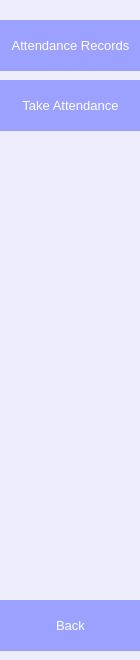
        <widget class="QFrame" name="side_menu_bar">
         <property name="minimumSize">
          <size>
           <width>140</width>
           <height>0</height>
          </size>
         </property>
         <property name="maximumSize">
          <size>
           <width>140</width>
           <height>16777215</height>
          </size>
         </property>
         <property name="styleSheet">
          <string notr="true">background-color: rgb(237, 237, 252);</string>
         </property>
         <property name="frameShape">
          <enum>QFrame::NoFrame</enum>
         </property>
         <property name="frameShadow">
          <enum>QFrame::Raised</enum>
         </property>
         <widget class="QPushButton" name="btn_attendance_record">
          <property name="geometry">
           <rect>
            <x>0</x>
            <y>20</y>
            <width>141</width>
            <height>51</height>
           </rect>
          </property>
          <property name="minimumSize">
           <size>
            <width>140</width>
            <height>50</height>
           </size>
          </property>
          <property name="font">
           <font>
            <pointsize>10</pointsize>
           </font>
          </property>
          <property name="styleSheet">
           <string notr="true">QPushButton {
	color: rgb(255, 255, 255);
	background-color: rgb(156, 161, 255);
	border: 0px solid;
}

QPushButton:hover {
	
	background-color: rgb(34, 50, 226);
}</string>
          </property>
          <property name="text">
           <string>Attendance Records</string>
          </property>
         </widget>
         <widget class="QPushButton" name="btn_take_attendance">
          <property name="geometry">
           <rect>
            <x>0</x>
            <y>80</y>
            <width>141</width>
            <height>51</height>
           </rect>
          </property>
          <property name="sizePolicy">
           <sizepolicy hsizetype="Expanding" vsizetype="Fixed">
            <horstretch>0</horstretch>
            <verstretch>0</verstretch>
           </sizepolicy>
          </property>
          <property name="minimumSize">
           <size>
            <width>140</width>
            <height>50</height>
           </size>
          </property>
          <property name="font">
           <font>
            <pointsize>10</pointsize>
           </font>
          </property>
          <property name="styleSheet">
           <string notr="true">QPushButton {
	color: rgb(255, 255, 255);
	background-color: rgb(156, 161, 255);
	border: 0px solid;
}

QPushButton:hover {
	
	background-color: rgb(34, 50, 226);
}</string>
          </property>
          <property name="text">
           <string>Take Attendance</string>
          </property>
         </widget>
         <widget class="QPushButton" name="btn_back">
          <property name="geometry">
           <rect>
            <x>0</x>
            <y>600</y>
            <width>141</width>
            <height>51</height>
           </rect>
          </property>
          <property name="minimumSize">
           <size>
            <width>140</width>
            <height>50</height>
           </size>
          </property>
          <property name="font">
           <font>
            <pointsize>10</pointsize>
           </font>
          </property>
          <property name="styleSheet">
           <string notr="true">QPushButton {
	color: rgb(255, 255, 255);
	background-color: rgb(156, 161, 255);
	border: 0px solid;
}

QPushButton:hover {
	
	background-color: rgb(34, 50, 226);
}</string>
          </property>
          <property name="text">
           <string>Back</string>
          </property>
         </widget>
        </widget>
